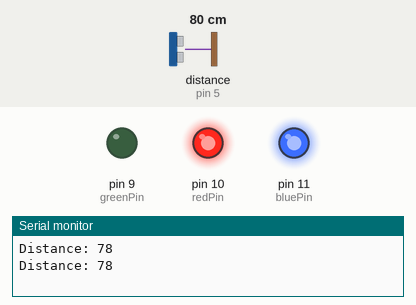
Simulated run of this sketch. Board: Arduino Uno, built with avr-gcc and run on an emulated ATmega328P. On the bench: output pins drawn as LEDs (lit = HIGH), the last lines printed to the serial monitor. Wiring (inferred from the names in the program): ultrasonic range finder: trigger pin 6; echo pin 5. The inputs (shaded band) are chosen by the test bench; at power-on: distance to the obstacle (sensor on pin 5) 80 cm. The echo pulse lasts 58.3 µs per cm; pins used as bus, display or sensor lines are not drawn.

Above: at 2.8 s.
2.9 s: distance to the obstacle (sensor on pin 5) set to 99 cm
5.6 s: distance to the obstacle (sensor on pin 5) set to 107 cm
At 7.3 s:
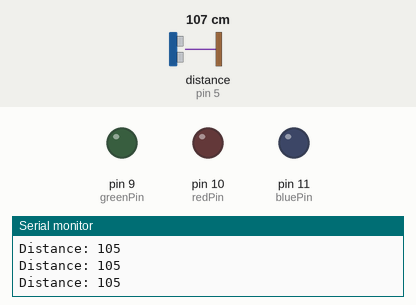
8.3 s: distance to the obstacle (sensor on pin 5) set to 2 cm
At 9.1 s:
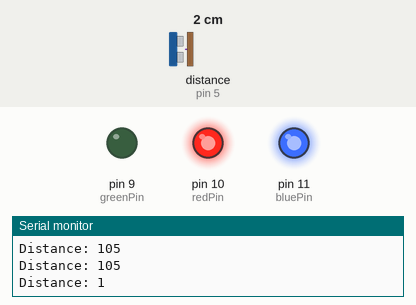
11.0 s: distance to the obstacle (sensor on pin 5) set to 120 cm
At 13.7 s:
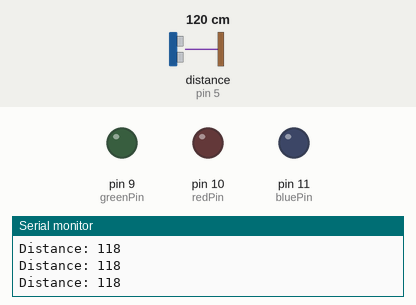
Timing chart, 0 to 14.8 s (numbered marks = the images above; inputs shaded):
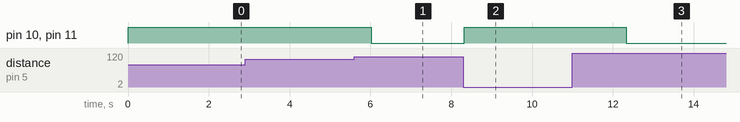

The sketch:

LED_s_+_Ultrasonic_Test.ino
```cpp
//Initializing LED Pin
int redPin = 10;
int greenPin = 9;
int bluePin = 11;
// defines pins numbers
const int trigPin = 6;
const int echoPin = 5;
// defines variables
long duration;
int distance;

void setup() {
  //Declaring LED pin as output
  pinMode(redPin, OUTPUT);
  pinMode(greenPin, OUTPUT);
  pinMode(bluePin, OUTPUT);
  pinMode(trigPin, OUTPUT); // Sets the trigPin as an Output
  pinMode(echoPin, INPUT); // Sets the echoPin as an Input
  Serial.begin(9600); // Starts the serial communication
}
void loop() {
    // Clears the trigPin
  digitalWrite(trigPin, LOW);
  delayMicroseconds(2);
  // Sets the trigPin on HIGH state for 10 micro seconds
  digitalWrite(trigPin, HIGH);
  delayMicroseconds(10);
  digitalWrite(trigPin, LOW);
  // Reads the echoPin, returns the sound wave travel time in microseconds
  duration = pulseIn(echoPin, HIGH);
  // Calculating the distance
  distance = duration * 0.034 / 2;
  Serial.print("Distance: ");
  Serial.println(distance);
  setColor(0, 0, 0);
  if (distance < 100){
    setColor(255, 0, 255);  // purple
    delay(2000);
  }
}

void setColor(int red, int green, int blue)
{
  #ifdef COMMON_ANODE
    red = 255 - red;
    green = 255 - green;
    blue = 255 - blue;
  #endif
  analogWrite(redPin, red);
  analogWrite(greenPin, green);
  analogWrite(bluePin, blue);
}
```

Measured:
- the behaviour switches between 101 and 102 cm on distance to the obstacle (sensor on pin 5) (found by bisection; images 0 and 1)
- after the input at 5.6 s, pin 10 (redPin), pin 11 (bluePin): HIGH → LOW after 0.42 s
- after the input at 8.3 s, pin 10 (redPin), pin 11 (bluePin): LOW → HIGH at once
- after the input at 11.0 s, pin 10 (redPin), pin 11 (bluePin): HIGH → LOW after 1.3 s
